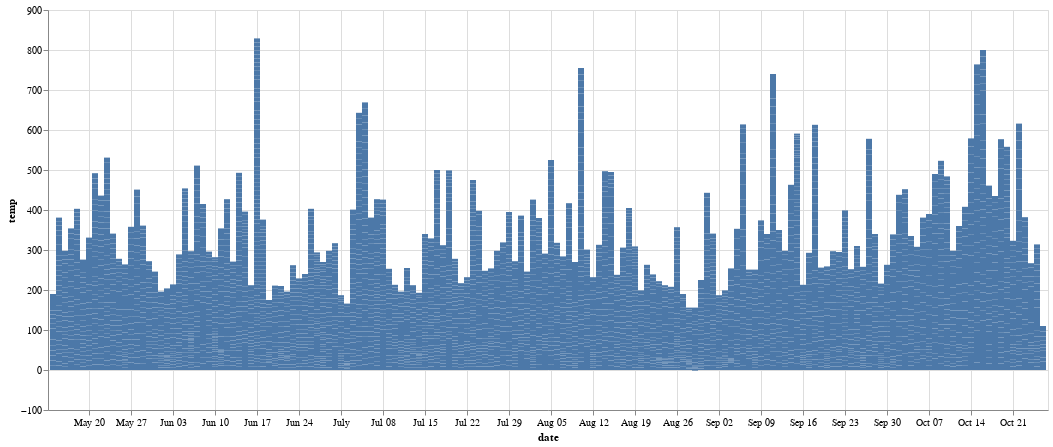

The cell this chart's notebook holds for it:
### Code cell
nl.bar(
    data[['date', 'temp']].tail(5000),
    "date",
    "temp"
)

### Figure 1 — Vega-Lite specification as saved in the notebook (floating-point values rounded to 4 significant figures; data arrays with more than 128 entries replaced by an {"elided": "..."} marker saying what was removed)
{"$schema": "https://vega.github.io/schema/vega-lite/v2.4.3.json", "config": {"view": {"height": 300, "width": 400}}, "data": {"values": {"elided": "5000 records"}}, "encoding": {"color": {}, "tooltip": [{"field": "date", "type": "temporal"}, {"field": "temp", "type": "quantitative"}], "x": {"field": "date", "type": "temporal"}, "y": {"field": "temp", "stack": "zero", "type": "quantitative"}}, "height": 400, "mark": {"size": 6.024, "type": "bar"}, "selection": {"selector001": {"bind": "scales", "encodings": ["x"], "mark": {"fill": "#333", "fillOpacity": 0.125, "stroke": "white"}, "on": "[mousedown, window:mouseup] > window:mousemove!", "resolve": "global", "translate": "[mousedown, window:mouseup] > window:mousemove!", "type": "interval", "zoom": "wheel!"}}, "width": 1000}
